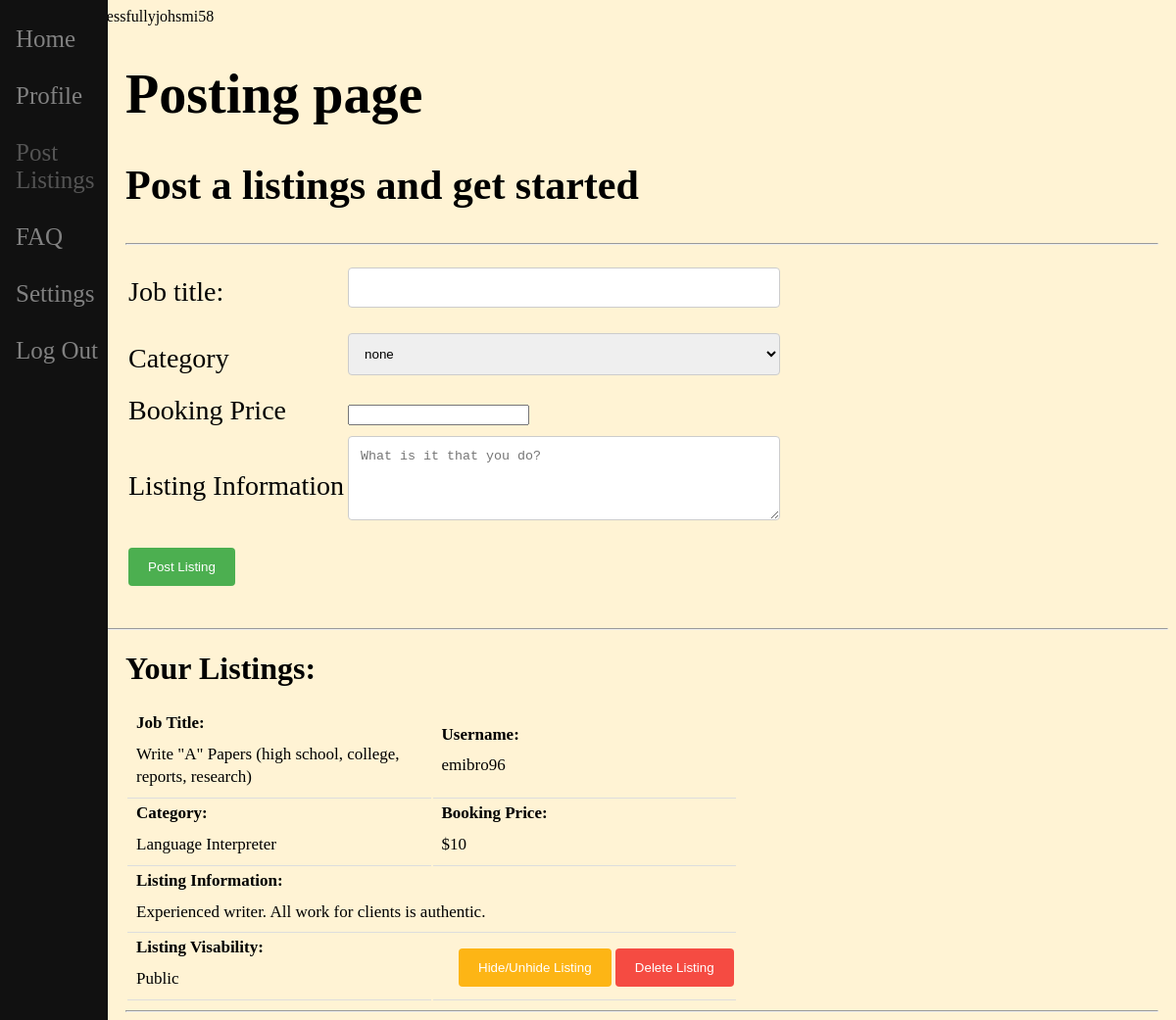
/main/posting/posting.php (signed in), run on the app's committed database.
### tables this page shows
CREATE TABLE `USER` (
  `USR_id` int(10) NOT NULL,
  `USR_username` varchar(40) NOT NULL,
  `USR_pass` varchar(20) NOT NULL,
  `USR_fname` varchar(20) NOT NULL,
  `USR_lname` varchar(20) NOT NULL,
  `USR_email` varchar(50) NOT NULL,
  `USR_phone` varchar(15) DEFAULT NULL,
  `USR_color` int(1) NOT NULL DEFAULT 1,
  `USR_image` varchar(40) NOT NULL DEFAULT 'default.jpg',
  `USR_cert` varchar(255) DEFAULT NULL,
  `CAT_id` int(11) NOT NULL DEFAULT -1,
  `USR_Bio` longtext NOT NULL DEFAULT '*bio empty*'
);

CREATE TABLE `LISTINGS` (
  `LIST_id` int(11) NOT NULL,
  `USR_username` varchar(20) NOT NULL,
  `CAT_id` int(20) NOT NULL,
  `LIST_price` double NOT NULL,
  `LIST_title` varchar(150) NOT NULL,
  `LIST_info` text NOT NULL,
  `LIST_hidden` tinyint(1) NOT NULL DEFAULT 0
);

CREATE TABLE `CATEGORY` (
  `CAT_id` int(11) NOT NULL,
  `CAT_name` varchar(50) NOT NULL,
  `CAT_description` text NOT NULL
);

### main/posting/posting.php (the view, shortened to what this page needs)
<!DOCTYPE html>
<html>
<head>
<?php
include('../../session.php');
include('postingScript.php');
echo '<link rel="stylesheet" type="text/css" href="../maincss'.$login_color.'.css">';
?>
</head>
<body>
<div id="PostingPageContainer">
	<div class="SideBar">
	  <a href="../home.php" class="icon">Home</a><br/>
	  <a href="../profile/profile.php" class="icon">Profile</a><br/>
	  <a href="../posting/posting.php" class="icon" id="helpButton">Post Listings</a><br/>
	  <a href="../settings/help.php" class="icon">FAQ</a><br/>
	  <a href="../settings/settings.php" class="icon">Settings</a><br/>
	  <a id="logout" href="../../logout.php" class="icon">Log Out</a>
	</div>
	<div id="" class="posting">
	<h1 id="">Posting page</h1>
	<h2 id="">Post a listings and get started</h2>
	<hr/>
	<form action="" method="POST">
	<table>
		<tr>
			<td id="">Job title:</td>
			<td><input type="text" maxlength="20" name="Title"></td>
		</tr>
		<tr>
		<td id="">Category</td>
		<td>
		<?php
			$result = $conn->query("select CAT_id, CAT_name from CATEGORY");
		    echo "<select name='Category'>";
		    while ($row = $result->fetch_assoc()) {
	            $id = $row['CAT_id'];
	            $name = $row['CAT_name'];
	            echo '<option value="'.$id.'">'.$name.'</option>';
			}
		?>
		</td>
		</tr>
		<tr>
			<td id="">Booking Price</td>
			<td><input type="number" step="0.01" maxlength="10" name="BookingPrice"></td>
		</tr>
		<tr>
			<td id="">Listing Information</td>
			<td><textarea rows="4" cols="50" id="listInfo" placeholder="What is it that you do?" name="ListInfo"></textarea></td>
		</tr>
		<tr>
			<td><input type="submit" name="post" value="Post Listing" /></td>
		</tr>
	</table>
	</form>
	<br>
	</div>
	<hr/>
	<div class="listings">
	<form action="" method="POST">
	<h1>Your Listings:</h1>
	<?php
	$query = "SELECT LIST_id, CAT_name, LIST_price, LIST_title, LIST_info, LIST_hidden from LISTINGS
		INNER JOIN CATEGORY ON CATEGORY.CAT_id = LISTINGS.CAT_id
        where USR_username = '$login_session';";
	$result = mysqli_query($conn, $query);
	if ($result->num_rows > 0) {
	    while($row = $result->fetch_assoc()) {
			if($row['LIST_hidden']){
				$visability = "Hidden";
			}
			else {
				$visability = "Public";
			}
			echo '
			<table>
				<tr>
					<td>
						<b>Job Title:</b> <p>'.$row['LIST_title'].'</p>
					</td>
					<td>
						<b>Username:</b> <p>'.$login_session.'</p>
					</td>
				</tr>
				<tr>
					<td>
						<b>Category:</b> <p>'.$row['CAT_name'].'</p>
					</td>
					<td>
						<b>Booking Price:</b> <p>$'.$row['LIST_price'].'</p>
					</td>
				</tr>
				<tr>
					<td colspan="2">
						<b>Listing Information:</b> <p>'.$row['LIST_info'].'</p>
					 </td>
				</tr>
				<tr>
					<td><b>Listing Visability:</b> <p>'.$visability.'</p></td>
					<td>&nbsp;&nbsp;&nbsp;&nbsp;&nbsp;
						<input id="hide_btn" type="submit" name="hide'.$row['LIST_id'].'" value="Hide/Unhide Listing" />
						<input id="cancel_btn" type="submit" name="delete'.$row['LIST_id'].'" value="Delete Listing" />
				</tr>
			</table>
			<hr/>
			';
	    }
	}
	?>
	</form>
</div>
</body>
</html>

### session.php (shortened to what this page needs)
<?php
$db_host_ip = "185.201.11.128";
$db_username = "u836136612_user";
$db_password = "capstonepass";
$db_database = "u836136612_CISCapstone";
$db_port = "3306";
$conn = mysqli_connect("$db_host_ip", "$db_username", "$db_password", "$db_database", "$db_port");
$my_test_query = "SELECT USR_username FROM USER";
$my_ses_sql = mysqli_query($conn, $my_test_query);
$my_row = mysqli_fetch_assoc($my_ses_sql);
echo $my_row['USR_username'];
$user_check = $_SESSION['login_user'];
$query = "SELECT USR_username, USR_color, USR_image from USER where USR_username = '$user_check'";
$ses_sql = mysqli_query($conn, $query);
$row = mysqli_fetch_assoc($ses_sql);
$login_session = $row['USR_username'];
$login_color = $row['USR_color'];
?>

### main/maincss1.css (style rules this page uses)
body { background-color: #fff3d4; }
#helpButton { opacity:0.6; cursor: not-allowed; }
.listings { margin-left: 110px; padding: 0px 10px; }
.listings table { table-layout: fixed; width: 625px; }
.listings table td { display: table-cell; vertical-align: inherit; // border: 1px solid black; border-bottom: 1px solid #ddd; width: 200%; line-height: 1.4; font-size: 17px; }
.listings table p, .listings table b { margin: 8px; }
.SideBar { height: 100%; width: 110px; position: fixed; z-index: 1; top: 0; left: 0; background-color: #111111; overflow-x: hidden; padding-top: 20px; }
.icon { padding: 6px 8px 6px 16px; text-decoration: none; font-size: 25px; color: #818181; display: block; }
.posting { margin-left: 110px; font-size: 28px; padding: 0px 10px; min-height: 50px; height: 100%; min-width: 50px; max-width: 100%; }
input[type=text], select, textarea { width: 100%; padding: 12px; border: 1px solid #ccc; border-radius: 4px; box-sizing: border-box; margin-top: 6px; margin-bottom: 16px; resize: vertical }
input[type=submit] { background-color: #4CAF50; color: white; padding: 12px 20px; border: none; border-radius: 4px; cursor: pointer; }
#cancel_btn { color: #fff; padding: 12px 20px; background-color: #f54b42; border-radius: 4px; border: none; cursor: pointer; }
#hide_btn { color: #fff; padding: 12px 20px; background-color: #FDB515; border-radius: 4px; border: none; cursor: pointer; }

### data on the page
user: USR_username "johsmi58"
listings: LIST_title "Write \"A\" Papers (high school, college, reports, research)", CAT.CAT_name "Language Interpreter", LIST_price "10", LIST_info "Experienced writer. All work for clients is authentic.", LIST_hidden "Public"
user: USR_username "emibro96"

### other printed values
form field Category "none"
